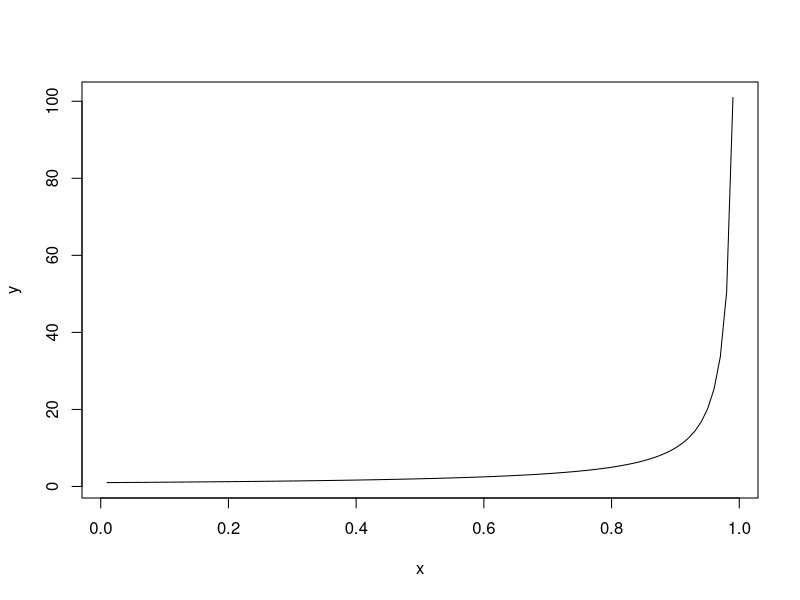

Generate this figure with R: (Note: this script raises an error after producing the figure.)
## ---- chunk 1
knitr::opts_chunk$set(echo = TRUE)
## ---- chunk 2
x <- 1:100/101
y <- 1/(1-x)
plot(x,y,type="l")
## ---- chunk 3
knitr::include_graphics('../images/PCA1.png')
## ---- chunk 4
knitr::include_graphics('../images/PCA2.png')
## ---- chunk 5
knitr::include_graphics('../images/PCA3.png')
